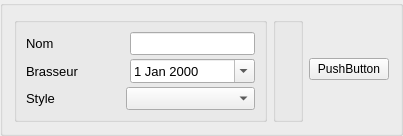
    <widget class="QGroupBox" name="groupBox_2">
     <property name="sizePolicy">
      <sizepolicy hsizetype="Preferred" vsizetype="Preferred">
       <horstretch>0</horstretch>
       <verstretch>0</verstretch>
      </sizepolicy>
     </property>
     <property name="title">
      <string/>
     </property>
     <layout class="QHBoxLayout" name="horizontalLayout_23">
      <item>
       <widget class="QGroupBox" name="headerGroupBox">
        <property name="sizePolicy">
         <sizepolicy hsizetype="Preferred" vsizetype="Preferred">
          <horstretch>0</horstretch>
          <verstretch>0</verstretch>
         </sizepolicy>
        </property>
        <property name="maximumSize">
         <size>
          <width>16777215</width>
          <height>150</height>
         </size>
        </property>
        <property name="font">
         <font>
          <pointsize>10</pointsize>
         </font>
        </property>
        <property name="title">
         <string/>
        </property>
        <layout class="QVBoxLayout" name="verticalLayout">
         <property name="spacing">
          <number>4</number>
         </property>
         <item>
          <layout class="QHBoxLayout" name="horizontalLayout">
           <item>
            <widget class="QLabel" name="nameLabel">
             <property name="sizePolicy">
              <sizepolicy hsizetype="Preferred" vsizetype="Preferred">
               <horstretch>0</horstretch>
               <verstretch>0</verstretch>
              </sizepolicy>
             </property>
             <property name="minimumSize">
              <size>
               <width>100</width>
               <height>0</height>
              </size>
             </property>
             <property name="maximumSize">
              <size>
               <width>100</width>
               <height>24</height>
              </size>
             </property>
             <property name="text">
              <string>Nom</string>
             </property>
            </widget>
           </item>
           <item>
            <widget class="QLineEdit" name="nameEdit">
             <property name="sizePolicy">
              <sizepolicy hsizetype="MinimumExpanding" vsizetype="Preferred">
               <horstretch>0</horstretch>
               <verstretch>0</verstretch>
              </sizepolicy>
             </property>
             <property name="maximumSize">
              <size>
               <width>16777215</width>
               <height>24</height>
              </size>
             </property>
            </widget>
           </item>
          </layout>
         </item>
         <item>
          <layout class="QHBoxLayout" name="horizontalLayout_2">
           <item>
            <widget class="QLabel" name="dateLabel">
             <property name="minimumSize">
              <size>
               <width>100</width>
               <height>0</height>
              </size>
             </property>
             <property name="maximumSize">
              <size>
               <width>100</width>
               <height>16777215</height>
              </size>
             </property>
             <property name="text">
              <string>Brasseur</string>
             </property>
            </widget>
           </item>
           <item>
            <widget class="QDateEdit" name="dateEdit">
             <property name="calendarPopup">
              <bool>true</bool>
             </property>
            </widget>
           </item>
          </layout>
         </item>
         <item>
          <layout class="QHBoxLayout" name="horizontalLayout_3">
           <property name="spacing">
            <number>0</number>
           </property>
           <item>
            <widget class="QLabel" name="styleLabel">
             <property name="minimumSize">
              <size>
               <width>100</width>
               <height>0</height>
              </size>
             </property>
             <property name="maximumSize">
              <size>
               <width>100</width>
               <height>16777215</height>
              </size>
             </property>
             <property name="text">
              <string>Style</string>
             </property>
            </widget>
           </item>
           <item>
            <widget class="QComboBox" name="styleCombo"/>
           </item>
          </layout>
         </item>
        </layout>
       </widget>
      </item>
      <item>
       <widget class="QGroupBox" name="indicatorGroupBox">
        <property name="maximumSize">
         <size>
          <width>16777215</width>
          <height>120</height>
         </size>
        </property>
        <property name="font">
         <font>
          <pointsize>10</pointsize>
         </font>
        </property>
        <property name="title">
         <string/>
        </property>
       </widget>
      </item>
      <item>
       <widget class="QPushButton" name="helpButton">
        <property name="text">
         <string>PushButton</string>
        </property>
       </widget>
      </item>
     </layout>
    </widget>
